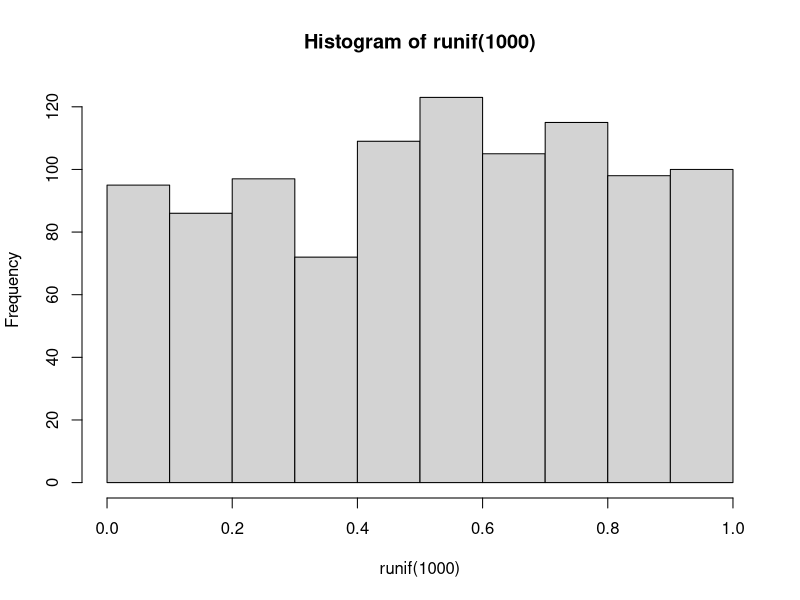
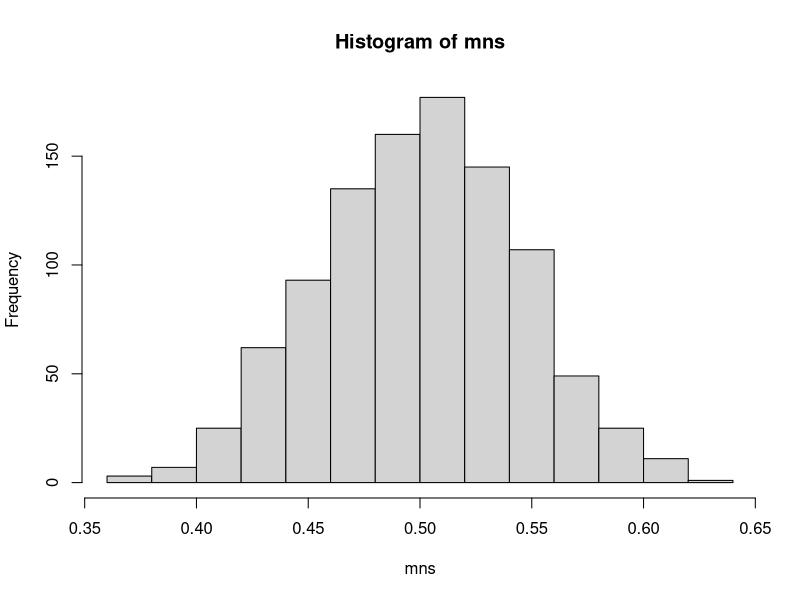
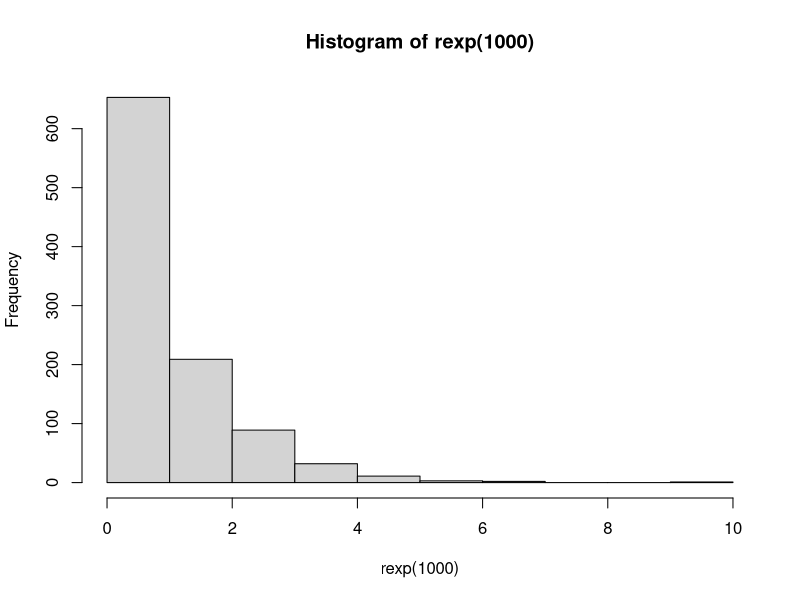
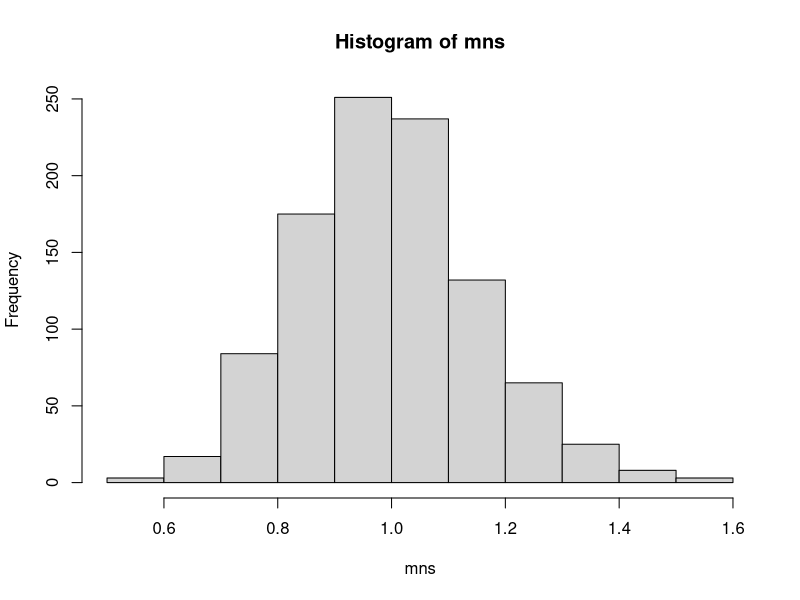
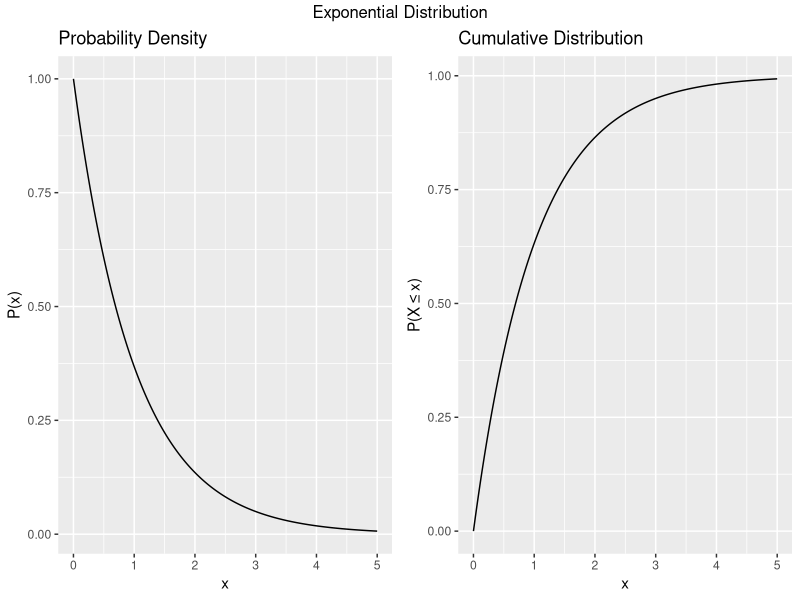
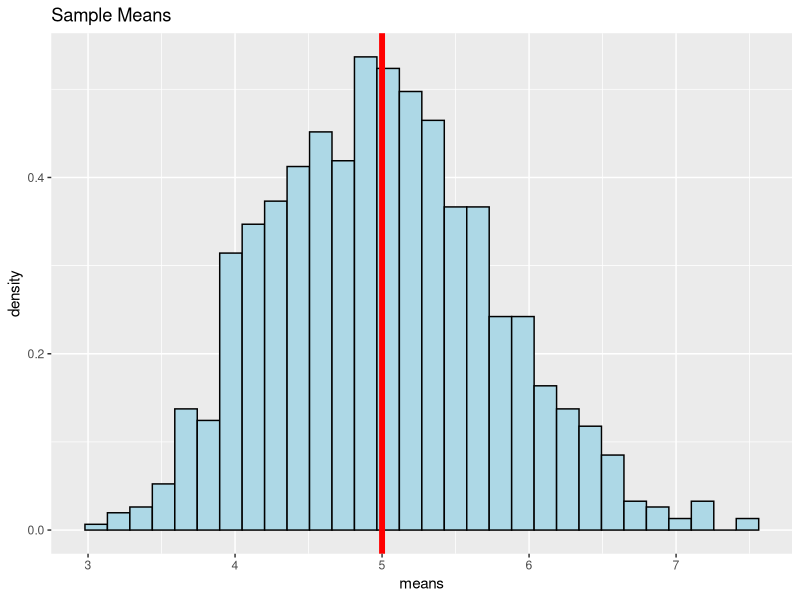

Reproduce these figures in R, in order. (Note: this script raises an error after producing the figures.)
## ---- chunk 1
library(ggplot2);
library(gridExtra);

set.seed(15112);
## ---- chunk 2
hist(runif(1000))
## ---- chunk 3
mns = NULL
for (i in 1 : 1000) mns = c(mns, mean(runif(40)))
hist(mns)
## ---- chunk 4
hist(rexp(1000))
## ---- chunk 5
mns = NULL
for (i in 1 : 1000) mns = c(mns, mean(rexp(40)))
hist(mns)
## ---- chunk 6
x <- seq(0,5,.01)
df <- data.frame(x, dexp(x), pexp(x), rexp(x) );
names(df) <- c("x", "exp.dens", "exp.dist", "exp.sim");

h <- ggplot(data=df) + aes(x=x, y=exp.dist) + geom_line();
h <- h + ggtitle("Cumulative Distribution") + ylab("P(X ≤ x)");

g <- ggplot(data=df) + aes(x=x, y=exp.dens) + geom_line();
g <- g + ggtitle("Probability Density") + ylab("P(x)");

grid.arrange(g,h, ncol=2, top="Exponential Distribution");
## ---- chunk 7

means <- NULL;  # initialize list of means

for( i in 1:1000 ){
# 	print(i);
	sim <- rexp(40, rate=0.2); # simulate 40 values with lambda = 0.2
	means <- c(means, mean(sim));  # calculate means
}

mean(means);
var(means);
## ---- chunk 8
M <- mean(means);
V <- var(means);
## ---- chunk 9
gm <- ggplot() + aes(x=means) + ggtitle("Sample Means"); 
gm <- gm + geom_histogram(aes(y=..density..), color='black', fill='lightblue');
gm <- gm + geom_vline(xintercept = 5, size=2, color='red');

gm
## ---- chunk 10
1 - 2*(pnorm(abs(M-5), mean=0, sd=sd(means), lower.tail = FALSE))
## ---- chunk 11
(.2 * sqrt(40))^-2;
var(means);
## ---- chunk 12
# add normal distribution plot to histograms
gm <- gm + stat_function(fun=dnorm, args=list(mean=5, sd=sd(means)), size=2)
gm
## ---- chunk 13
library("datasets")
data(ToothGrowth)
## ---- chunk 14
dftg <- ToothGrowth
head(dftg)
str(dftg)
table(dftg[, c('supp','dose')])
## ---- chunk 15
g <- ggplot(dftg) + aes(x=factor(dose), y=len, fill=factor(dose)) + geom_boxplot()
g <- g + facet_grid(.~supp) + xlab("Dose (mg)")
g
